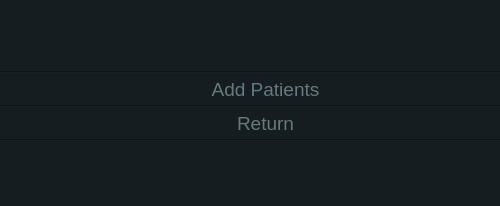
<?xml version="1.0" encoding="UTF-8"?>
<ui version="4.0">
 <class>AdministratorWindow</class>
 <widget class="QWidget" name="AdministratorWindow">
  <property name="geometry">
   <rect>
    <x>0</x>
    <y>0</y>
    <width>500</width>
    <height>206</height>
   </rect>
  </property>
  <property name="sizePolicy">
   <sizepolicy hsizetype="Fixed" vsizetype="Fixed">
    <horstretch>0</horstretch>
    <verstretch>0</verstretch>
   </sizepolicy>
  </property>
  <property name="windowTitle">
   <string>AdministratorWindow</string>
  </property>
  <property name="styleSheet">
   <string notr="true">
color: white; 
background-color: #151d20;
</string>
  </property>
  <widget class="QWidget" name="layoutWidget">
   <property name="geometry">
    <rect>
     <x>-40</x>
     <y>60</y>
     <width>611</width>
     <height>93</height>
    </rect>
   </property>
   <layout class="QVBoxLayout" name="verticalLayout">
    <item>
     <widget class="Line" name="line_2">
      <property name="orientation">
       <enum>Qt::Horizontal</enum>
      </property>
     </widget>
    </item>
    <item>
     <widget class="QPushButton" name="AddBulkPatientsButton">
      <property name="styleSheet">
       <string notr="true">QPushButton:hover {
background-color: #0c1416;
color: white;
font-size: 19px;
bottom-margin: 0px;
}

QPushButton {
background-color: #151d20;
font-size: 19px;
color: #657980;
border: 1px red;
}
</string>
      </property>
      <property name="text">
       <string>Add Patients</string>
      </property>
     </widget>
    </item>
    <item>
     <widget class="Line" name="line_3">
      <property name="orientation">
       <enum>Qt::Horizontal</enum>
      </property>
     </widget>
    </item>
    <item>
     <widget class="QPushButton" name="CancelButton">
      <property name="styleSheet">
       <string notr="true">QPushButton:hover {
background-color: #0c1416;
color: white;
font-size: 19px;
bottom-margin: 0px;
}

QPushButton {
background-color: #151d20;
font-size: 19px;
color: #657980;
border: 1px red;
}
</string>
      </property>
      <property name="text">
       <string>Return</string>
      </property>
     </widget>
    </item>
    <item>
     <widget class="Line" name="line_4">
      <property name="orientation">
       <enum>Qt::Horizontal</enum>
      </property>
     </widget>
    </item>
   </layout>
  </widget>
 </widget>
 <layoutdefault spacing="6" margin="11"/>
 <resources/>
 <connections/>
</ui>
